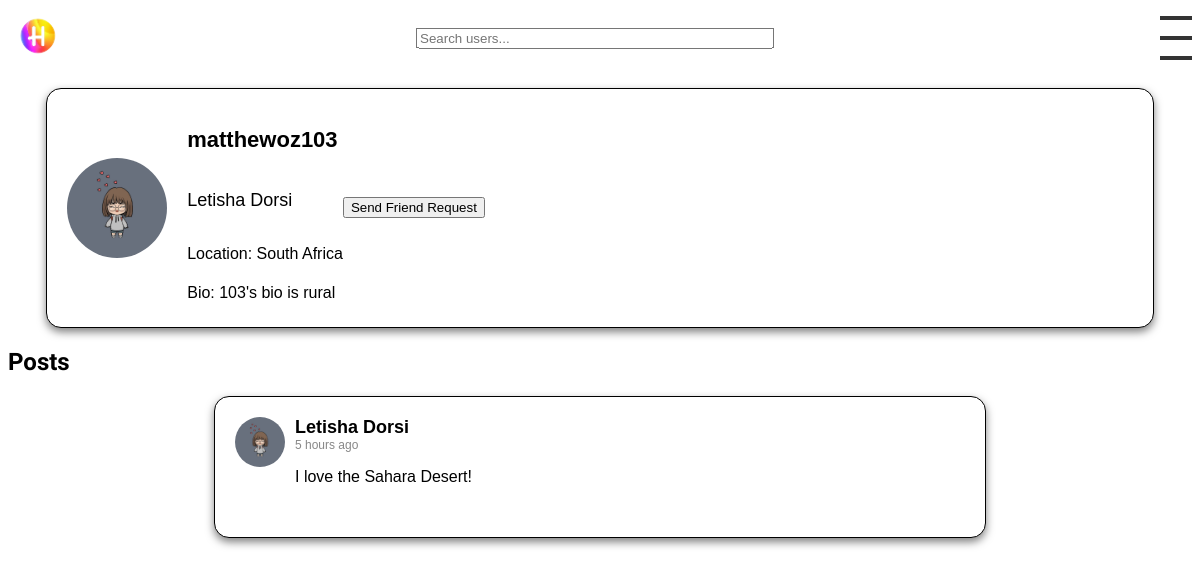
Screenshot of /profile/matthewoz103/ (signed in) with the database file from the repository.
### posts/models.py (models this page shows, shortened)
class Profile(models.Model):
    user = models.OneToOneField(User, on_delete=models.CASCADE)
    image = models.ImageField(upload_to='profile_pics/', default='profile_pics/ProfilePic.jpg', blank=True)
    location = models.CharField(max_length=30, blank=True)
    bio = models.TextField(blank=True)
    friends = models.ManyToManyField("self")
    last_post_time = models.DateTimeField(default=timezone.now)

class Post(models.Model):
    user = models.ForeignKey(User, on_delete=models.CASCADE, related_name='posts')
    text = models.TextField()
    image = models.ImageField(upload_to='images/', blank=True, null=True)
    likes = models.ManyToManyField(User, related_name='likes', blank=True)
    created_at = models.DateTimeField(auto_now_add=True)

### posts/views.py (the view)
# urls.py: path('profile/<str:username>/', views.view_profile, name='view_profile'),
def view_profile(request, username):
    profile_user = get_object_or_404(User, username=username)
    posts = Post.objects.filter(user=profile_user)
    are_friends = request.user.profile.friends.filter(user=profile_user).exists()
    friend_request_sent = FriendRequest.objects.filter(
        from_profile=request.user.profile,
        to_profile=Profile.objects.get(user=profile_user),
        status='pending'
    ).exists()
    context = {
        'profile_user': profile_user,
        'posts': posts,
        'are_friends': are_friends,
        'friend_request_sent': friend_request_sent,  # add this line
    }
    return render(request, 'profile.html', context)

### posts/templatetags/my_filters.py (called while the page is built)
@register.filter
def custom_date(value):
    now = timezone.now()
    diff = now - value
    if diff.days <= 0 and diff.seconds < 3600:
        return str(diff.seconds//60) + " minutes ago"
    elif diff.days <= 0 and diff.seconds >= 3600:
        return str(diff.seconds//3600) + " hours ago"
    elif diff.days >= 1 and diff.days < 7:
        return str(diff.days) + " days ago"
    else:
        return value.strftime("%B %d, %Y")  # If more than a week ago, return a formatted date

### posts/templates/profile.html
{% extends 'base.html' %}
{% block content %}
{% include 'profile_info.html' with profile=profile_user.profile user=profile_user are_friends=are_friends %}
    <h2>Posts</h2>
    {% for post in posts %}
        {% include 'post.html' with post=post %}
    {% endfor %}
{% endblock %}

### posts/templates/profile_info.html (shortened to what this page needs)
{% load static %}
{% block extra_css %}
  <link rel="stylesheet" type="text/css" href="{% static 'css/profile_info.css' %}">
{% endblock %}
<div class="profile-info">
    <img src="{{ profile.image.url }}" alt="Profile picture" class="profile-avatar">
    <div class="profile-detail">
        <h2 class="username">{{ profile_user.username }}</h2>
        <p class="full-name">{{ profile_user.first_name }} {{ profile_user.last_name }}</p>
        <p class="profile-location">Location: {{ profile_user.profile.location }}</p>
        <p class="profile-bio">Bio: {{ profile_user.profile.bio }}</p>
    </div>
    {% if profile_user == request.user %}
    <a href="{% url 'edit-profile' %}" id="edit-profile-button" class="button">Edit Profile</a>
    {% else %}
    {% if are_friends %}
        <p>You are friends</p>
    {% else %}
        {% if friend_request_sent %}
            <button id="friend-request-button-{{ profile_user.username }}" disabled>Pending</button>
        {% else %}
            <button id="friend-request-button-{{ profile_user.username }}">Send Friend Request</button>
        {% endif %}
    {% endif %}
{% endif %}
</div>

### posts/templates/post.html (shortened to what this page needs)
{% load static %}
{% load my_filters %}
<link rel="stylesheet" type="text/css" href="{% static 'css/post.css' %}">
<div class="post">
    <div class="post-top">
        <a href="{% url 'view_profile' post.user.username %}">
            <img src="{{ post.user.profile.image.url }}" alt="User Avatar" class="avatar">
        </a>
        <div class="post-content">
            <div class="user-detail">
                <a href="{% url 'view_profile' post.user.username %}" class="username">{{ post.user.first_name }} {{ post.user.last_name }}</a>
                <span class="timestamp">{{ post.created_at|custom_date }}</span>
            </div>
            <p class="post-text">{{ post.text }}</p>
        </div>
    </div>
</div>

### posts/static/css/profile_info.css (style rules this page uses)
.profile-info { background-color: white; border: 1px solid black; box-shadow: 0px 4px 8px rgba(0, 0, 0, 0.5); border-radius: 15px; margin-bottom: 20px; padding: 20px; font-family: Arial, sans-serif; max-width: 90%; margin: 20px auto; display: flex; align-items: center; }
.profile-info .profile-avatar { width: 100px; height: 100px; border-radius: 50%; margin-right: 20px; }
.profile-info .profile-detail { display: flex; flex-direction: column; }
.profile-info .username { color: black; font-size: 22px; font-weight: bold; }
.profile-info .profile-location, .profile-info .profile-bio { color: black; font-size: 16px; margin-bottom: 5px; }
.profile-info .full-name { color: black; font-size: 18px; }

### posts/static/css/post.css (style rules this page uses)
.post { background-color: white; border: 1px solid black; box-shadow: 0px 4px 8px rgba(0, 0, 0, 0.5); border-radius: 15px; margin-bottom: 20px; padding: 20px; font-family: Arial, sans-serif; max-width: 90%; margin: 20px auto; width: 730px; }
.post-top { display: flex; align-items: flex-start; }
.avatar { width: 50px; height: 50px; border-radius: 50%; margin-right: 10px; }
.username { color: black; font-size: 18px; font-weight: bold; }
.post-text { color: black; font-size: 16px; margin-bottom: 15px; }
.timestamp { color: #888; font-size: 12px; text-align: left; }
.user-detail { display: flex; flex-direction: column; justify-content: center; align-items: flex-start; }
.post-content { display: flex; flex-direction: column; justify-content: center; align-items: flex-start; }
.username { color: black; font-size: 18px; font-weight: bold; text-decoration: none; }
.avatar { width: 50px; height: 50px; border-radius: 50%; margin-right: 10px; transition: filter 0.3s; }

### rows the page displays
Profile: image (picture)
Post: user.profile.image (picture), user.first_name "Letisha", user.last_name "Dorsi", created_at|custom_date "5 hours ago", text "I love the Sahara Desert!"

### other values shown
{{ profile_user.username }} "matthewoz103"
{{ profile_user.first_name }} "Letisha"
{{ profile_user.last_name }} "Dorsi"
{{ profile_user.profile.location }} "South Africa"
{{ profile_user.profile.bio }} "103's bio is rural"
